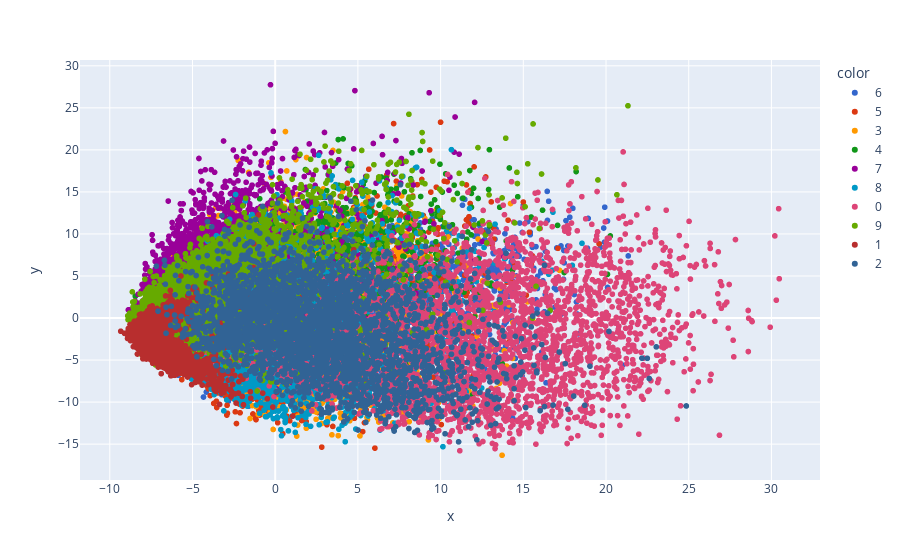

The notebook cell this image was saved under:
### Code cell
import plotly.express as px
y_train_trf = y_train.astype(str)
fig = px.scatter(x=X_train_trf[:,0],
                 y=X_train_trf[:,1],
                 color=y_train_trf,
                 color_discrete_sequence=px.colors.qualitative.G10
                )
fig.show()

### Figure 1 — Plotly figure (JSON) as saved in the notebook; plotly's stock layout.template omitted (floating-point values rounded to 4 significant figures; data arrays with more than 128 entries replaced by an {"elided": "..."} marker saying what was removed)
{"data": [{"hovertemplate": "color=6<br>x=%{x}<br>y=%{y}<extra></extra>", "legendgroup": "6", "marker": {"color": "#3366CC", "symbol": "circle"}, "mode": "markers", "name": "6", "showlegend": true, "type": "scattergl", "x": {"elided": "3352 float values"}, "xaxis": "x", "y": {"elided": "3352 float values"}, "yaxis": "y"}, {"hovertemplate": "color=5<br>x=%{x}<br>y=%{y}<extra></extra>", "legendgroup": "5", "marker": {"color": "#DC3912", "symbol": "circle"}, "mode": "markers", "name": "5", "showlegend": true, "type": "scattergl", "x": {"elided": "3093 float values"}, "xaxis": "x", "y": {"elided": "3093 float values"}, "yaxis": "y"}, {"hovertemplate": "color=3<br>x=%{x}<br>y=%{y}<extra></extra>", "legendgroup": "3", "marker": {"color": "#FF9900", "symbol": "circle"}, "mode": "markers", "name": "3", "showlegend": true, "type": "scattergl", "x": {"elided": "3414 float values"}, "xaxis": "x", "y": {"elided": "3414 float values"}, "yaxis": "y"}, {"hovertemplate": "color=4<br>x=%{x}<br>y=%{y}<extra></extra>", "legendgroup": "4", "marker": {"color": "#109618", "symbol": "circle"}, "mode": "markers", "name": "4", "showlegend": true, "type": "scattergl", "x": {"elided": "3233 float values"}, "xaxis": "x", "y": {"elided": "3233 float values"}, "yaxis": "y"}, {"hovertemplate": "color=7<br>x=%{x}<br>y=%{y}<extra></extra>", "legendgroup": "7", "marker": {"color": "#990099", "symbol": "circle"}, "mode": "markers", "name": "7", "showlegend": true, "type": "scattergl", "x": {"elided": "3508 float values"}, "xaxis": "x", "y": {"elided": "3508 float values"}, "yaxis": "y"}, {"hovertemplate": "color=8<br>x=%{x}<br>y=%{y}<extra></extra>", "legendgroup": "8", "marker": {"color": "#0099C6", "symbol": "circle"}, "mode": "markers", "name": "8", "showlegend": true, "type": "scattergl", "x": {"elided": "3228 float values"}, "xaxis": "x", "y": {"elided": "3228 float values"}, "yaxis": "y"}, {"hovertemplate": "color=0<br>x=%{x}<br>y=%{y}<extra></extra>", "legendgroup": "0", "marker": {"color": "#DD4477", "symbol": "circle"}, "mode": "markers", "name": "0", "showlegend": true, "type": "scattergl", "x": {"elided": "3316 float values"}, "xaxis": "x", "y": {"elided": "3316 float values"}, "yaxis": "y"}, {"hovertemplate": "color=9<br>x=%{x}<br>y=%{y}<extra></extra>", "legendgroup": "9", "marker": {"color": "#66AA00", "symbol": "circle"}, "mode": "markers", "name": "9", "showlegend": true, "type": "scattergl", "x": {"elided": "3350 float values"}, "xaxis": "x", "y": {"elided": "3350 float values"}, "yaxis": "y"}, {"hovertemplate": "color=1<br>x=%{x}<br>y=%{y}<extra></extra>", "legendgroup": "1", "marker": {"color": "#B82E2E", "symbol": "circle"}, "mode": "markers", "name": "1", "showlegend": true, "type": "scattergl", "x": {"elided": "3775 float values"}, "xaxis": "x", "y": {"elided": "3775 float values"}, "yaxis": "y"}, {"hovertemplate": "color=2<br>x=%{x}<br>y=%{y}<extra></extra>", "legendgroup": "2", "marker": {"color": "#316395", "symbol": "circle"}, "mode": "markers", "name": "2", "showlegend": true, "type": "scattergl", "x": {"elided": "3331 float values"}, "xaxis": "x", "y": {"elided": "3331 float values"}, "yaxis": "y"}], "layout": {"legend": {"title": {"text": "color"}, "tracegroupgap": 0}, "margin": {"t": 60}, "xaxis": {"anchor": "y", "domain": [0, 1], "title": {"text": "x"}}, "yaxis": {"anchor": "x", "domain": [0, 1], "title": {"text": "y"}}}}
